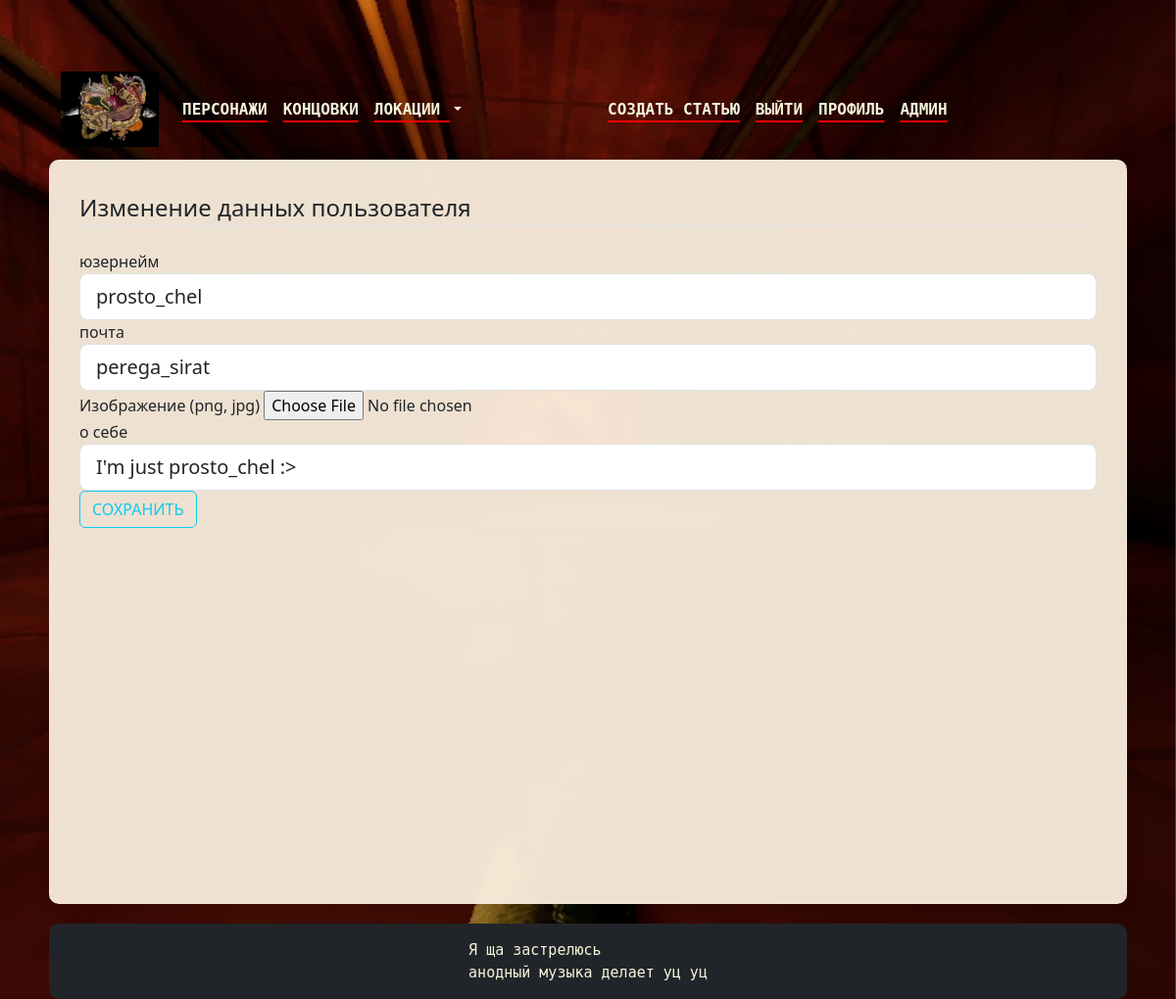
Screenshot of /users/1/edit (signed in) with the database file from the repository.
### data/users.py (models this page shows, shortened)
class User(SqlAlchemyBase, UserMixin, SerializerMixin):
    __tablename__ = "users"
    id = sqlalchemy.Column(sqlalchemy.Integer, primary_key=True, autoincrement=True)
    username = sqlalchemy.Column(sqlalchemy.String(60), unique=True)
    email = sqlalchemy.Column(sqlalchemy.String(120),  unique=True, nullable=True)
    image_file = sqlalchemy.Column(sqlalchemy.String(120))
    about = sqlalchemy.Column(sqlalchemy.String(300), nullable=True)
    hashed_password = sqlalchemy.Column(sqlalchemy.String)
    role = sqlalchemy.Column(sqlalchemy.String, default='user')
    created_date = sqlalchemy.Column(sqlalchemy.DateTime, default=datetime.datetime.now)
    edits = orm.relationship("HistoryPage", back_populates='user')
    files = orm.relationship("Uploads", back_populates='user')
    @property
    def is_admin(self):
        return self.role == 'admin'

### main.py (the view, shortened to what this page needs)
@users.route('/users/<id_slug(attr="username"):id>/edit', methods=['GET', 'POST'])
@login_required
def edit_user(id):
    db_sess = db_session.create_session()
    user = db_sess.query(User).filter(User.id == id).first()
    if not user:
        abort(404)
    if user.id != current_user.id:
        flash('вы не можете изменять информацию о чужом аккаунте', 'danger')
        return redirect(url_for('main.home'))
    form = UserForm()
    if request.method == "GET":
        form.username.data = user.username
        form.email.data = user.email
        form.about.data = user.about
    return render_template('user_edit.html', title='Изменение данных пользователя', form=form)

### data/user_form.py
class UserForm(FlaskForm):
    username = StringField('юзернейм', validators=[DataRequired(), Length(max=60)])
    email = StringField('почта', validators=[DataRequired(),  Length(max=120)])
    image_file = FileField('Изображение (png, jpg)', validators=[FileAllowed(['jpg', 'png']) ])
    about = StringField('о себе', validators=[DataRequired(), Length(max=300)])
    submit = SubmitField('СОХРАНИТЬ')

### data/db_session.py (called while the page is built)
def create_session() -> Session:
    global __factory
    return __factory()

### data/slug_conventer.py (called while the page is built)
    def to_python(self, value):
        id, slug = (value.split('/') + [None])[:2]
        return int(id)

    def to_url(self, value):
        raw = str(value) if self.attr is None else getattr(value, self.attr, '')
        slug = slugify(raw)[:self.length].rstrip('-')
        return '{}/{}'.format(value.id, slug).rstrip('/')

### main.py (called while the page is built)
@login_manager.user_loader
def load_user(user_id):
    db_sess = db_session.create_session()
    try:
        return db_sess.get(User, user_id)
    finally:
        db_sess.close()

### templates/user_edit.html (shortened to what this page needs)
{% extends "base.html" %}
{% block content %}
    <div class="content-section">
        <form method="POST" action="" enctype="multipart/form-data" novalidate>
            <fieldset class="form-group">
                <legend class="border-bottom mb-4">{{ title }}</legend>
                <div class="form-group">
                    {{ form.username.label(class="form-control-label") }}
                    {% if form.username.errors %}
                        {{ form.username(class="form-control form-control-lg is-invalid") }}
                        <div class="invalid-feedback">
                            {% for error in form.username.errors %}
                                <span>{{ error }}</span>
                            {% endfor %}
                        </div>
                    {% else %}
                        {{ form.username(class="form-control form-control-lg") }}
                    {% endif %}
                </div>
                <div class="form-group">
                    {{ form.email.label(class="form-control-label") }}
                    {% if form.email.errors %}
                        {{ form.email(class="form-control form-control-lg is-invalid") }}
                        <div class="invalid-feedback">
                            {% for error in form.email.errors %}
                                <span>{{ error }}</span>
                            {% endfor %}
                        </div>
                    {% else %}
                        {{ form.email(class="form-control form-control-lg") }}
                    {% endif %}
                </div>
                <div class="form-group">
                    {{ form.image_file.label() }}
                    {{ form.image_file(class="form-control-file") }}
                </div>
                <div class="form-group">
                    {{ form.about.label(class="form-control-label") }}
                    {% if form.about.errors %}
                        {{ form.about(class="form-control form-control-lg is-invalid") }}
                        <div class="invalid-feedback">
                            {% for error in form.about.errors %}
                                <span>{{ error }}</span>
                            {% endfor %}
                        </div>
                    {% else %}
                        {{ form.about(class="form-control form-control-lg") }}
                    {% endif %}
                </div>
            </fieldset>
            <div class="form-group">
                {{ form.submit(class="btn btn-outline-info") }}
            </div>
        </form>
    </div>
{% endblock content %}

### static/css/style.css (style rules this page uses)
* { margin: 0; padding: 0; }
html, body { height: 100%; }

### rows the page displays
User: username "prosto_chel", email "perega_sirat", about "I'm just prosto_chel :>"

### other values shown
{{ title }} "Изменение данных пользователя"
